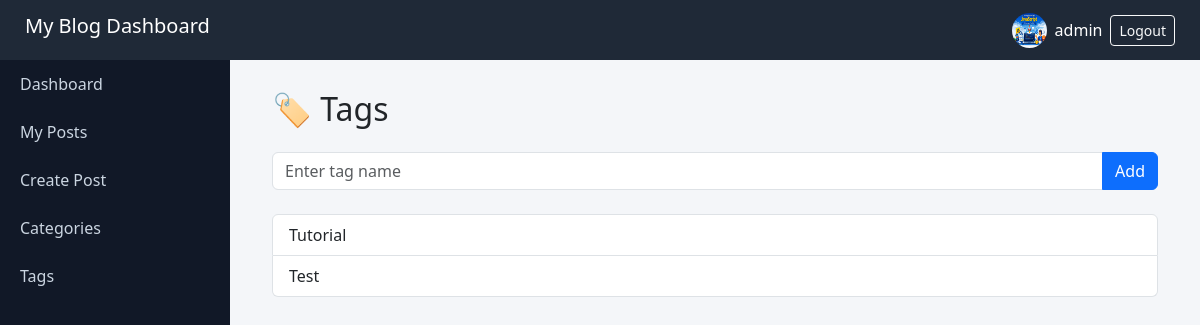
/dashboard/tags/ (signed in), run on the app's committed database.
### account/models.py (models this page shows, shortened)
class User(AbstractUser):
    Role_choices = (
        ('admin', 'Admin'),
        ('editor', 'Editor'),
        ('author', 'Author'),
        ('reader', 'Reader'),
    )
    bio = models.TextField(blank=True, null=True)
    profile_image = models.ImageField(
        upload_to='profiles/',
        blank=True,
        null=True
    )

### posts/models.py (models this page shows, shortened)
class Tag(models.Model):
    name = models.CharField(max_length=50)
    slug = models.SlugField(unique=True, blank=True)  # ✅ allow empty

### posts/views.py (the view)
# urls.py: path("dashboard/tags/", views.tags, name="tags"),
@login_required
def tags(request):
    user = request.user
    if not (
        user.is_superuser or
        user.groups.filter(name="Editors").exists() or
        user.groups.filter(name="Authors").exists()
    ):
        return redirect("post_list")
    if request.method == "POST":
        name = request.POST.get("name")
        if name:
            if not Tag.objects.filter(name__iexact=name).exists():
                Tag.objects.create(name=name)
        return redirect("tags")
    tags = Tag.objects.all()
    return render(request, "dashboard/tags.html", {
        "tags": tags
    })

### posts/templatetags/custom_tags.py (called while the page is built)
@register.filter(name='has_group')
def has_group(user, group_name):
    return user.groups.filter(name=group_name).exists()

### posts/templates/dashboard/tags.html (shortened to what this page needs)
{% extends "dashboard_base.html" %}
{% block content %}
<div class="container">
    <h2 class="mb-4">🏷️ Tags</h2>
    <form method="POST" class="mb-4">
        <div class="input-group">
            <input type="text" name="name" class="form-control" placeholder="Enter tag name" required>
            <button class="btn btn-primary">Add</button>
        </div>
    </form>
    <ul class="list-group">
        {% for tag in tags %}
            <li class="list-group-item">
                {{ tag.name }}
            </li>
        {% empty %}
            <li class="list-group-item">No tags yet</li>
        {% endfor %}
    </ul>
</div>
{% endblock %}

### posts/templates/dashboard_base.html (shortened to what this page needs)
{% load custom_tags %}
<!DOCTYPE html>
<html>
<head>
<link href="https://cdn.jsdelivr.net/npm/bootstrap@5.3.2/dist/css/bootstrap.min.css" rel="stylesheet">
</head>
<body>
<div class="header">
<h5>My Blog Dashboard</h5>
<div class="d-flex align-items-center gap-2">
    {% if user.profile_image %}
        <img src="{{ user.profile_image.url }}"
             style="height:35px; width:35px; border-radius:50%;">
    {% else %}
        <div style="height:35px; width:35px; border-radius:50%; background:#ccc; display:flex; align-items:center; justify-content:center;">
            {{ user.username|first|upper }}
        </div>
    {% endif %}
    <a href="{% url 'profile' %}" style="color:white; text-decoration:none;">
        {{ user.username }}
    </a>
    <form method="POST" action="{% url 'logout' %}">
        <button class="btn btn-outline-light btn-sm">Logout</button>
    </form>
</div>
</div>
{% if not user|has_group:"Readers" %}
<div class="sidebar">
<a href="{% url 'dashboard' %}">Dashboard</a>
<a href="{% url 'my_posts' %}">My Posts</a>
<a href="{% url 'create_post' %}">Create Post</a>
<a href="{% url 'categories' %}">Categories</a>
<a href="{% url 'tags' %}">Tags</a>
</div>
{% endif %}
<div class="main-content">
{% block content %}
{% endblock %}
</div>
</body>
</html>

### posts/templates/dashboard_base.html (style rules this page uses)
body { background:#f4f6f9; }
.header { height:60px; background:#1f2937; color:white; display:flex; align-items:center; justify-content:space-between; padding:0 25px; position:fixed; width:100%; top:0; z-index: 1000; }
.sidebar { position:fixed; top:60px; left:0; height:calc(100vh - 60px); width:230px; background:#111827; }
.sidebar a { display:block; color:#cbd5e1; padding:12px 20px; text-decoration:none; }
.main-content { margin-left:230px; margin-top:60px; padding:30px; }

### data on the page
User: profile_image (picture), username "admin"
Tag: name "Tutorial"
Tag: name "Test"
